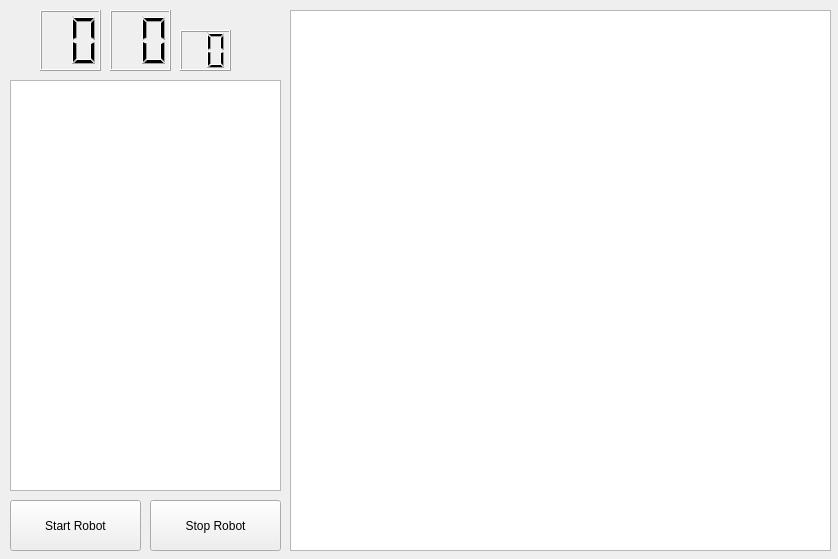
<?xml version="1.0" encoding="UTF-8"?>
<ui version="4.0">
 <class>guiDlg</class>
 <widget class="QWidget" name="guiDlg">
  <property name="geometry">
   <rect>
    <x>0</x>
    <y>0</y>
    <width>838</width>
    <height>559</height>
   </rect>
  </property>
  <property name="windowTitle">
   <string>controller</string>
  </property>
  <widget class="QPushButton" name="Start">
   <property name="geometry">
    <rect>
     <x>10</x>
     <y>500</y>
     <width>131</width>
     <height>51</height>
    </rect>
   </property>
   <property name="text">
    <string>Start Robot</string>
   </property>
  </widget>
  <widget class="QPushButton" name="Stop">
   <property name="geometry">
    <rect>
     <x>150</x>
     <y>500</y>
     <width>131</width>
     <height>51</height>
    </rect>
   </property>
   <property name="text">
    <string>Stop Robot</string>
   </property>
  </widget>
  <widget class="QTextEdit" name="InfoText">
   <property name="geometry">
    <rect>
     <x>10</x>
     <y>80</y>
     <width>271</width>
     <height>411</height>
    </rect>
   </property>
  </widget>
  <widget class="QGraphicsView" name="Grafico">
   <property name="geometry">
    <rect>
     <x>290</x>
     <y>10</y>
     <width>541</width>
     <height>541</height>
    </rect>
   </property>
  </widget>
  <widget class="QLCDNumber" name="LCDhor">
   <property name="geometry">
    <rect>
     <x>40</x>
     <y>10</y>
     <width>61</width>
     <height>61</height>
    </rect>
   </property>
   <property name="digitCount">
    <number>2</number>
   </property>
  </widget>
  <widget class="QLCDNumber" name="LCDmin">
   <property name="geometry">
    <rect>
     <x>110</x>
     <y>10</y>
     <width>61</width>
     <height>61</height>
    </rect>
   </property>
   <property name="digitCount">
    <number>2</number>
   </property>
  </widget>
  <widget class="QLCDNumber" name="LCDseg">
   <property name="geometry">
    <rect>
     <x>180</x>
     <y>30</y>
     <width>51</width>
     <height>41</height>
    </rect>
   </property>
   <property name="digitCount">
    <number>2</number>
   </property>
  </widget>
 </widget>
 <resources/>
 <connections/>
</ui>
